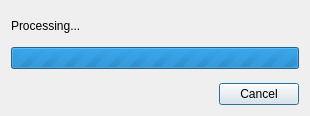
<?xml version="1.0" encoding="UTF-8"?>
<ui version="4.0">
 <class>Dialog</class>
 <widget class="QDialog" name="Dialog">
  <property name="geometry">
   <rect>
    <x>0</x>
    <y>0</y>
    <width>310</width>
    <height>114</height>
   </rect>
  </property>
  <property name="windowTitle">
   <string>Progress</string>
  </property>
  <layout class="QVBoxLayout" name="verticalLayout">
   <item>
    <layout class="QVBoxLayout" name="pb_layout">
     <property name="topMargin">
      <number>8</number>
     </property>
     <property name="bottomMargin">
      <number>8</number>
     </property>
     <item>
      <layout class="QVBoxLayout" name="label_layout">
       <property name="bottomMargin">
        <number>8</number>
       </property>
       <item>
        <widget class="QLabel" name="label">
         <property name="text">
          <string>Processing...</string>
         </property>
        </widget>
       </item>
      </layout>
     </item>
     <item>
      <widget class="QProgressBar" name="pb">
       <property name="maximum">
        <number>0</number>
       </property>
       <property name="value">
        <number>0</number>
       </property>
       <property name="alignment">
        <set>Qt::AlignJustify|Qt::AlignVCenter</set>
       </property>
      </widget>
     </item>
    </layout>
   </item>
   <item>
    <layout class="QHBoxLayout" name="btn_layout">
     <item>
      <spacer name="btn_spacer">
       <property name="orientation">
        <enum>Qt::Horizontal</enum>
       </property>
       <property name="sizeHint" stdset="0">
        <size>
         <width>40</width>
         <height>20</height>
        </size>
       </property>
      </spacer>
     </item>
     <item>
      <widget class="QPushButton" name="cancel_btn">
       <property name="text">
        <string>Cancel</string>
       </property>
      </widget>
     </item>
    </layout>
   </item>
  </layout>
 </widget>
 <resources/>
 <connections>
  <connection>
   <sender>cancel_btn</sender>
   <signal>clicked()</signal>
   <receiver>Dialog</receiver>
   <slot>close()</slot>
   <hints>
    <hint type="sourcelabel">
     <x>256</x>
     <y>90</y>
    </hint>
    <hint type="destinationlabel">
     <x>113</x>
     <y>73</y>
    </hint>
   </hints>
  </connection>
 </connections>
</ui>
